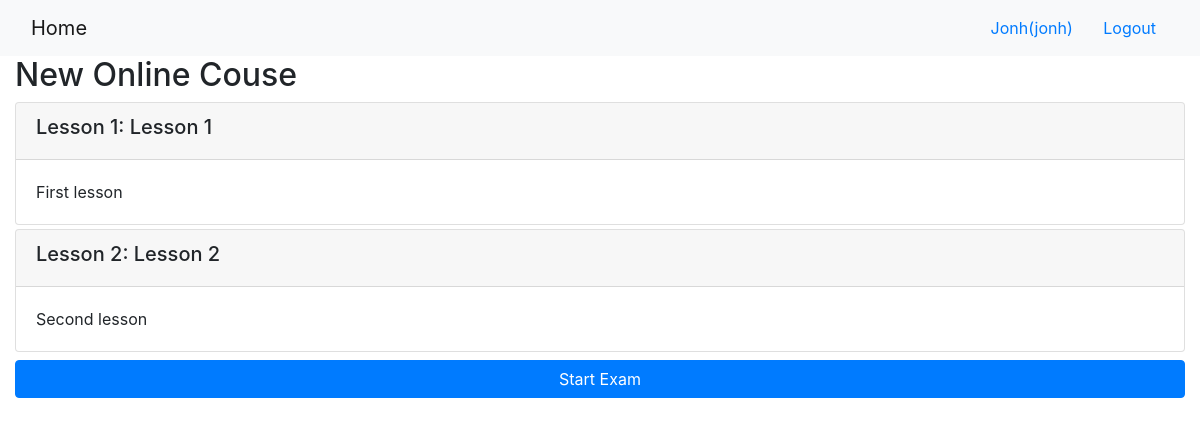
Page /onlinecourse/1/ (signed in) on the committed database.
### onlinecourse/models.py (models this page shows, shortened)
class Course(models.Model):
    name = models.CharField(null=False, max_length=30, default='online course')
    image = models.ImageField(upload_to='course_images/')
    description = models.CharField(max_length=1000)
    pub_date = models.DateField(null=True)
    instructors = models.ManyToManyField(Instructor)
    users = models.ManyToManyField(settings.AUTH_USER_MODEL, through='Enrollment')
    total_enrollment = models.IntegerField(default=0)
    is_enrolled = False

class Lesson(models.Model):
    title = models.CharField(max_length=200, default="title")
    order = models.IntegerField(default=0)
    course = models.ForeignKey(Course, on_delete=models.CASCADE)
    content = models.TextField()

### onlinecourse/views.py (the view)
# urls.py: path('<int:pk>/', views.CourseDetailView.as_view(), name='course_details'),
class CourseDetailView(generic.DetailView):
    model = Course
    template_name = 'onlinecourse/course_detail_bootstrap.html'

### onlinecourse/templates/onlinecourse/course_detail_bootstrap.html (shortened to what this page needs)
<!DOCTYPE html>
<html lang="en">
<head>
     {% load static %}
    <link rel="stylesheet" href="https://maxcdn.bootstrapcdn.com/bootstrap/4.5.2/css/bootstrap.min.css">
</head>
<body>
    <nav class="navbar navbar-light bg-light">
        <div class="container-fluid">
            <div class="navbar-header">
                  <a class="navbar-brand" href="{% url 'onlinecourse:index' %}">Home</a>
            </div>
            <ul class="nav navbar-nav navbar-right">
                {% if user.is_authenticated %}
                <li>
                    <a class="btn btn-link" href="#">{{ user.first_name }}({{ user.username }})</a>
                    <a class="btn btn-link" href="{% url 'onlinecourse:logout' %}">Logout</a>
                </li>
                {% endif %}
            </ul>
        </div>
    </nav>
    <div class="container-fluid">
        <h2>{{ course.name }}</h2>
        <div class="card-columns-vertical">
            {% for lesson in course.lesson_set.all %}
                 <div class="card mt-1">
                    <div class="card-header"><h5>Lesson {{lesson.order|add:1}}: {{lesson.title}}</h5></div>
                    <div class="card-body">{{lesson.content}}</div>
                </div>
            {% endfor %}
        </div>
        <button type="button" class="btn btn-primary btn-block mt-2 mb-2" data-toggle="collapse" data-target="#exam">Start Exam</button>
    </div>
</body>
</html>

### rows in the picture
Course: name "New Online Couse"
Lesson: order|add "1", title "Lesson 1", content "First lesson"
Lesson: order|add "2", title "Lesson 2", content "Second lesson"

### other values in the picture
{{ user.first_name }} "Jonh"
{{ user.username }} "jonh"
